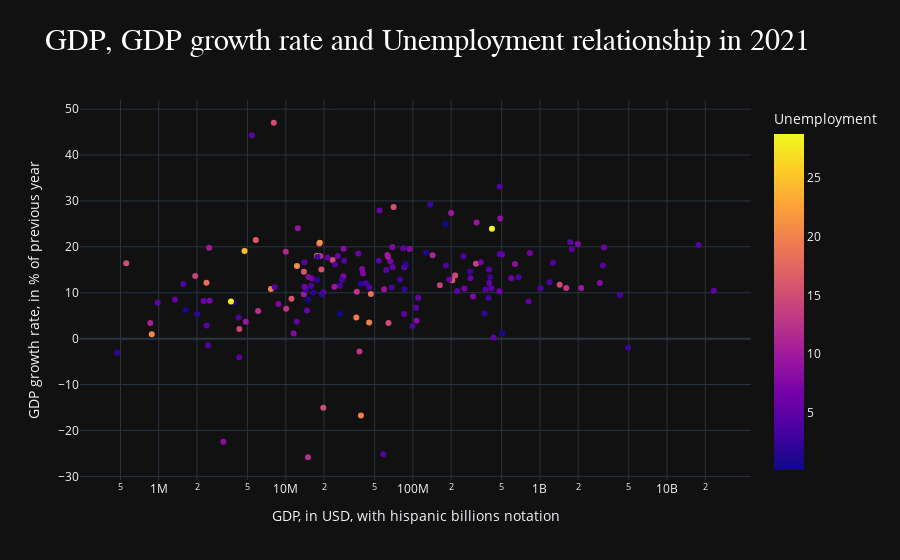

The code cell stored with this chart in its notebook:
### Markdown cell above
#### PIB, PIBpc y desempleo

### Code cell
# Definimos conjunto de datos
GDP_gr_un = df.groupby(["Country","Year"])[["GDP","GDP_growth","Unemployment"]].sum().reset_index()
GDP_gr_un2021 = GDP_gr_un[(GDP_gr_un["Year"] == 2021) & (GDP_gr_un["Unemployment"] > 0) & (GDP_gr_un["Unemployment"] <= 100)]
GDP_gr_un2021["GDP"] = GDP_gr_un2021["GDP"]/1000 # Pasamos el PIB de Trillions en inglés a billones en español, para que sea más legible para hispanohablantes

# Graficamos
fig = px.scatter(GDP_gr_un2021, x="GDP", y="GDP_growth", color="Unemployment", log_x=True  , size_max=40, template="plotly_dark", title="Relación PIB pc, Desempleo e IDH", labels={"GDP": "PIB", "GDP_growth": "Tasa crecim. PIB"})
fig.update_xaxes(title_text="GDP, in USD, with hispanic billions notation")
fig.update_yaxes(title_text="GDP growth rate, in % of previous year")
fig.update_layout(title="GDP, GDP growth rate and Unemployment relationship in 2021", title_font=dict(size=30, family="Calibri_light", color="white"))
fig.show()

### Figure 1 — Plotly figure (JSON) as saved in the notebook; plotly's stock layout.template omitted (floating-point values rounded to 4 significant figures; data arrays with more than 128 entries replaced by an {"elided": "..."} marker saying what was removed)
{"data": [{"hovertemplate": "PIB=%{x}<br>Tasa crecim. PIB=%{y}<br>Unemployment=%{marker.color}<extra></extra>", "legendgroup": "", "marker": {"color": {"elided": "162 float values"}, "coloraxis": "coloraxis", "symbol": "circle"}, "mode": "markers", "name": "", "orientation": "v", "showlegend": false, "type": "scatter", "uid": "6239a748-6d43-4ca0-87e9-8bdd3667c2c0", "x": {"elided": "162 float values"}, "xaxis": "x", "y": {"elided": "162 float values"}, "yaxis": "y"}], "layout": {"coloraxis": {"colorbar": {"title": {"text": "Unemployment"}}, "colorscale": [[0, "#0d0887"], [0.1111, "#46039f"], [0.2222, "#7201a8"], [0.3333, "#9c179e"], [0.4444, "#bd3786"], [0.5556, "#d8576b"], [0.6667, "#ed7953"], [0.7778, "#fb9f3a"], [0.8889, "#fdca26"], [1, "#f0f921"]]}, "legend": {"tracegroupgap": 0}, "title": {"font": {"color": "white", "family": "Calibri_light", "size": 30}, "text": "GDP, GDP growth rate and Unemployment relationship in 2021"}, "xaxis": {"anchor": "y", "domain": [0, 1], "title": {"text": "GDP, in USD, with hispanic billions notation"}, "type": "log"}, "yaxis": {"anchor": "x", "domain": [0, 1], "title": {"text": "GDP growth rate, in % of previous year"}}}}
